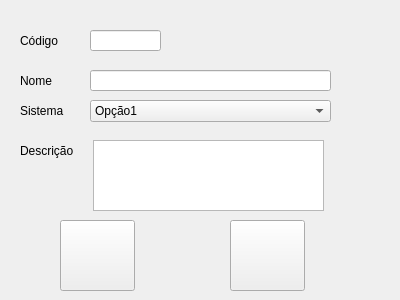
<?xml version="1.0" encoding="UTF-8"?>
<ui version="4.0">
 <class>Form</class>
 <widget class="QWidget" name="Form">
  <property name="geometry">
   <rect>
    <x>0</x>
    <y>0</y>
    <width>400</width>
    <height>300</height>
   </rect>
  </property>
  <property name="windowTitle">
   <string>Form</string>
  </property>
  <widget class="QLabel" name="label">
   <property name="geometry">
    <rect>
     <x>20</x>
     <y>70</y>
     <width>61</width>
     <height>21</height>
    </rect>
   </property>
   <property name="styleSheet">
    <string notr="true">font: 13pt &quot;MS Shell Dlg 2&quot;;</string>
   </property>
   <property name="text">
    <string>Nome</string>
   </property>
  </widget>
  <widget class="QLineEdit" name="form_nome">
   <property name="geometry">
    <rect>
     <x>90</x>
     <y>70</y>
     <width>241</width>
     <height>21</height>
    </rect>
   </property>
  </widget>
  <widget class="QPushButton" name="botao_cancelar">
   <property name="geometry">
    <rect>
     <x>60</x>
     <y>220</y>
     <width>75</width>
     <height>71</height>
    </rect>
   </property>
   <property name="styleSheet">
    <string notr="true">image: url(:/botao_cancelar/cancelar.png)</string>
   </property>
   <property name="text">
    <string/>
   </property>
  </widget>
  <widget class="QPushButton" name="botao_cadastrar">
   <property name="geometry">
    <rect>
     <x>230</x>
     <y>220</y>
     <width>75</width>
     <height>71</height>
    </rect>
   </property>
   <property name="styleSheet">
    <string notr="true">image: url(:/botao_cadastrar/cadastrar.png)</string>
   </property>
   <property name="text">
    <string/>
   </property>
  </widget>
  <widget class="QLabel" name="label_2">
   <property name="geometry">
    <rect>
     <x>20</x>
     <y>100</y>
     <width>61</width>
     <height>21</height>
    </rect>
   </property>
   <property name="styleSheet">
    <string notr="true">font: 11pt &quot;MS Shell Dlg 2&quot;;</string>
   </property>
   <property name="text">
    <string>Sistema</string>
   </property>
  </widget>
  <widget class="QLabel" name="label_3">
   <property name="geometry">
    <rect>
     <x>20</x>
     <y>140</y>
     <width>61</width>
     <height>21</height>
    </rect>
   </property>
   <property name="styleSheet">
    <string notr="true">font: 11pt &quot;MS Shell Dlg 2&quot;;</string>
   </property>
   <property name="text">
    <string>Descrição</string>
   </property>
  </widget>
  <widget class="QComboBox" name="box_sistema">
   <property name="geometry">
    <rect>
     <x>90</x>
     <y>100</y>
     <width>241</width>
     <height>22</height>
    </rect>
   </property>
   <item>
    <property name="text">
     <string>Opção1</string>
    </property>
   </item>
   <item>
    <property name="text">
     <string>Opção2</string>
    </property>
   </item>
  </widget>
  <widget class="QTextEdit" name="form_descricao">
   <property name="geometry">
    <rect>
     <x>93</x>
     <y>140</y>
     <width>231</width>
     <height>71</height>
    </rect>
   </property>
  </widget>
  <widget class="QLabel" name="label_4">
   <property name="geometry">
    <rect>
     <x>20</x>
     <y>30</y>
     <width>61</width>
     <height>21</height>
    </rect>
   </property>
   <property name="styleSheet">
    <string notr="true">font: 13pt &quot;MS Shell Dlg 2&quot;;</string>
   </property>
   <property name="text">
    <string>Código</string>
   </property>
  </widget>
  <widget class="QLineEdit" name="form_codigo">
   <property name="geometry">
    <rect>
     <x>90</x>
     <y>30</y>
     <width>71</width>
     <height>21</height>
    </rect>
   </property>
  </widget>
 </widget>
 <resources>
  <include location="botao_cadastrar.qrc"/>
  <include location="botao_cancelar.qrc"/>
 </resources>
 <connections/>
</ui>
